Frame 1 (no input): blank canvas, image omitted
Frame 60 (no input): blank canvas, image omitted
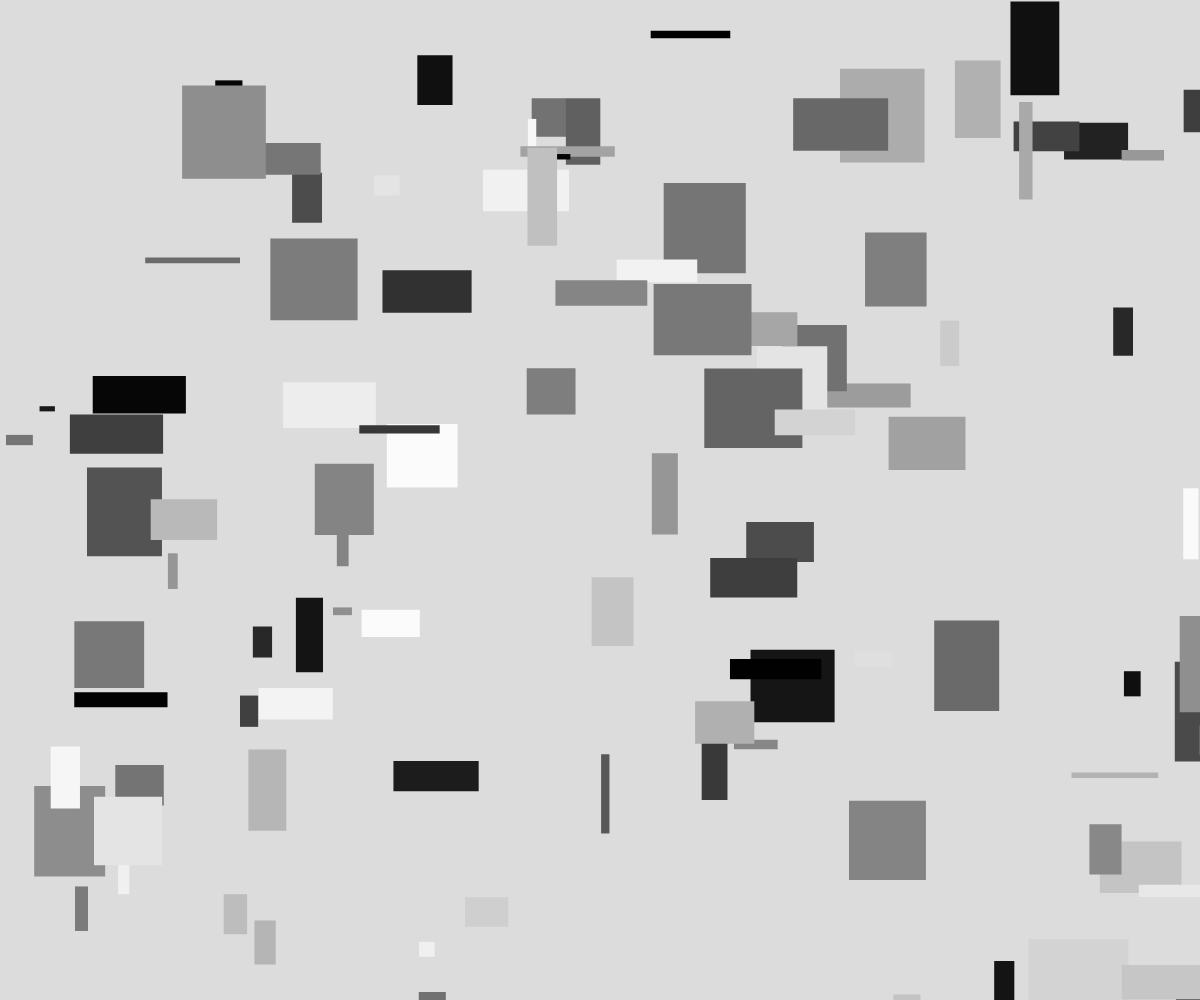
Frame 120 (the mouse pressed at the canvas centre since frame 60)

The p5.js sketch whose frames 1 and 60 were blank and that drew this single picture after the mouse press (run headless with seeded random() and noise() and a simulated clock; from frame 60 on, the mouse is pressed at the canvas centre):

// p5.js sketch
// ── sketch.js
function setup() {
  createCanvas(windowWidth, windowHeight);
  background(220);
}

function mousePressed(){
  setTimeout(makeRandomSquare, 5,);
}

function makeRandomSquare(){
  noStroke();
  fill(random(0, 255));
  rect(random(0, width), random(0, height), random(100, 5), random(5, 100));
  setTimeout(makeRandomSquare, 1,);
}

function draw() {
}
